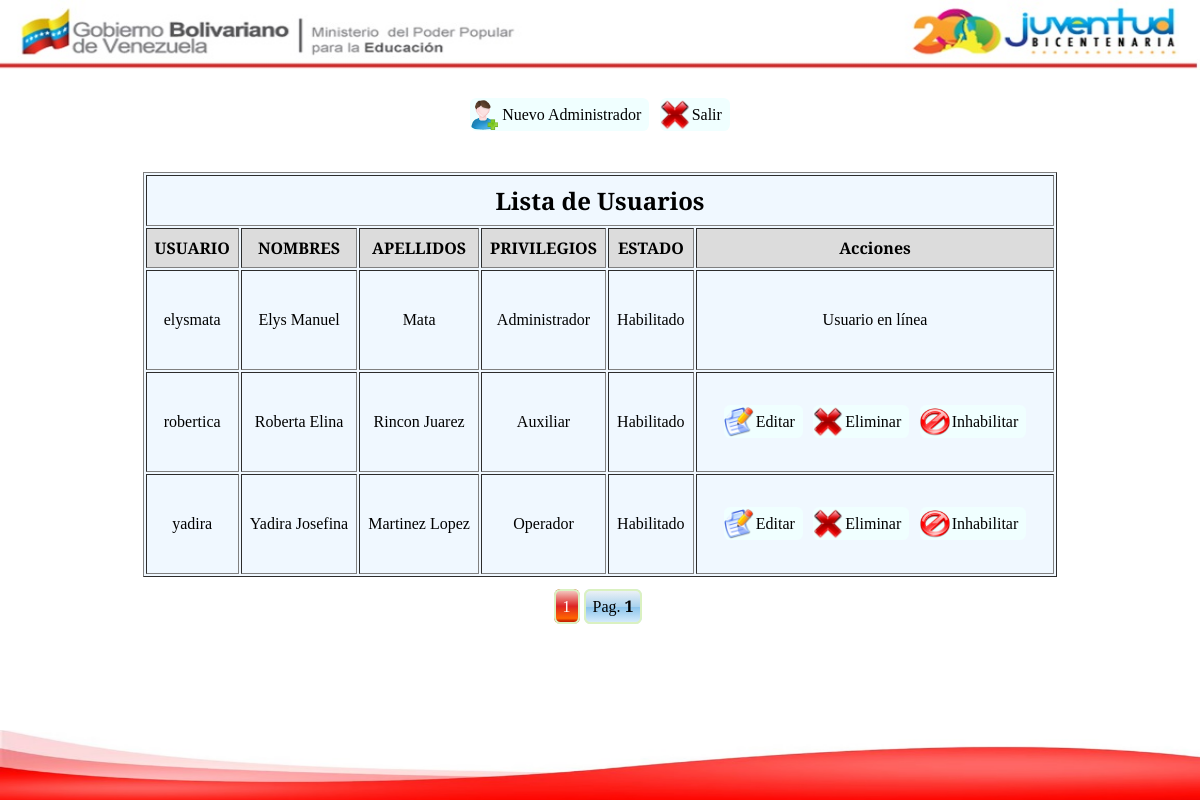
/admin/usuarios/index.php (signed in), run on the app's committed database.
### tables this page shows
CREATE TABLE IF NOT EXISTS `usuarios` (
  `id` int(11) NOT NULL,
  `nombres` varchar(50) NOT NULL,
  `apellidos` varchar(50) NOT NULL,
  `email` varchar(50) NOT NULL,
  `usuario` varchar(50) NOT NULL,
  `clave` varchar(20) NOT NULL,
  `tipo` varchar(20) NOT NULL,
  `preg` varchar(100) NOT NULL,
  `resp` varchar(100) NOT NULL,
  `estado` varchar(20) NOT NULL
);

### sql/usuarios/Listar.php (called while the page is built, shortened)
<?php
$pagination = new PDO_Pagination($connection);
$pagination->btn_back_page = "Anterior";
$pagination->btn_first_page = "Primera";
$pagination->btn_last_page = "Ultima";
$pagination->btn_next_page = "Siguiente";
$pagination->btn_page = "Pag.";
if(isset($_REQUEST["search"]) && $_REQUEST["search"] != "")
{
$search = htmlspecialchars($_REQUEST["search"]);
$pagination->param = "&search=$search";
$pagination->rowCount("SELECT * FROM usuarios WHERE nombres LIKE '%$search%'");
$pagination->config(3, 20);
$sql = "SELECT * FROM usuarios WHERE nombres LIKE '%$search%' ORDER BY nombres ASC LIMIT $pagination->start_row, $pagination->max_rows";
	$query = $connection->prepare($sql);
    $query->execute();
    $model = array();
    $total = 0;
    $mensaje = "La busqueda <strong>$search</strong> no arrojo resultados";
    while($rows = $query->fetch())
    {
        $model[] = $rows;
        $total++;
    }
}
else
{
$pagination->rowCount("SELECT * FROM usuarios");
$pagination->config(3, 20);
$sql = "SELECT * FROM usuarios ORDER BY nombres ASC LIMIT $pagination->start_row, $pagination->max_rows";
$query = $connection->prepare($sql);
$query->execute();
$model = array();
$total = 0;
while($rows = $query->fetch())
{
    $model[] = $rows;
}
}
?>

### admin/usuarios/index.php (the view, shortened to what this page needs)
<?php
require '../../sql/PDO_Pagination.php';
require '../../sql/Conexion-lista.php';
require '../../sql/usuarios/Listar.php';
require '../../templates/admin/meta.php';
?>
<?php
require '../../templates/plugins.php';
require '../../templates/admin/header.php';
?>
<div class="options">
    <a href="agregar.php" class="admin"><span>Nuevo Administrador</span></a>
    <a href="../" class="exit"><span>Salir</span></a>
</div>
<?php
if ($total == 0)
{
?>
<h2 align='center'><?php echo $mensaje; ?></h2>
<?php
}
else
{
?>
<table class="list" border="1">
    <tr>
       <td colspan="6"><h2 align="center">Lista de Usuarios</h2></td>
    </tr>
    <tr>
        <th><b>USUARIO</b></th>
        <th><b>NOMBRES</b></th>
        <th><b>APELLIDOS</b></th>
        <th><b>PRIVILEGIOS</b></th>
        <th><b>ESTADO</b></th>
        <th>Acciones</th>
    </tr>
    <?php foreach ($model as $row): ?>
    <tr>
        <td><?php echo $row['usuario']; ?></td>
        <td><?php echo $row['nombres']; ?></td>
        <td><?php echo $row['apellidos']; ?></td>
        <td><?php echo $row['tipo']; ?></td>
        <td><?php echo $row['estado']; ?></td>
        <td>
            <div class="options">
            <?php if ($row['id'] != $id_admin){?>
            <?php if ($tipo_admin == "Administrador"):?>
            <a href="editar.php?id=<?php echo $row['id']; ?>" class="write"><span>Editar</span></a>
            <a href="eliminar.php?id=<?php echo $row['id']; ?>&admin=<?php echo $admin; ?>&user=<?php echo $row['usuario']; ?>" class="exit"><span>Eliminar</span></a>
            <?php if ($row['estado'] == "Inhabilitado"){?>
            <a href="hab-ina.php?id=<?php echo $row['id']; ?>&admin=<?php echo $admin; ?>&user=<?php echo $row['usuario']; ?>&estado=Habilitado" class="aceptar"><span>Habilitar</span></a>
            <?php }else{?>
            <a href="hab-ina.php?id=<?php echo $row['id']; ?>&admin=<?php echo $admin; ?>&user=<?php echo $row['usuario']; ?>&estado=Inhabilitado" class="cancelar"><span>Inhabilitar</span></a>
            <?php
            }
            endif
            ?>
            <?php
            }
            else{?>
            Usuario en línea
            <?php
            }
            ?>
            </div>
        </td>
    </tr>
    <?php endforeach; ?>
</table>
<?php
require '../pagination.php';
}
?>
<?php require '../../templates/admin/footer.php'; ?>

### css/style.css (style rules this page uses)
* { margin: 0; padding: 0; font-family: 'Bitter', serif; }
.write { background-image: url(../img/write.png); }
table { margin: auto; width: auto; }
.cancelar { background-image: url(../img/cancelar.png); }
.list { margin-top: 2em; background-color: aliceblue; }
.list td, th { padding: 0.5em; text-align: center; }
.list th { background-color: gainsboro; }
.options { margin: 1em auto; padding: 1em; width: auto; text-align: center; }
.options a { transition: all 0.5s; margin: 0.2em; text-decoration: none; padding: 0.5em; background-color: azure; background-position: left; background-repeat: no-repeat; background-size: 30px; color: black; border-radius: 0.4em; }
.admin { background-image: url(../img/admin.png); }
.exit { background-image: url(../img/exit.png); }
.options a span { margin-left: 1.5em; }

### data on the page
usuarios: usuario "elysmata", nombres "Elys Manuel", apellidos "Mata", tipo "Administrador", estado "Habilitado", shows "Usuario en línea"
usuarios: usuario "robertica", nombres "Roberta Elina", apellidos "Rincon Juarez", tipo "Auxiliar", estado "Habilitado"
usuarios: usuario "yadira", nombres "Yadira Josefina", apellidos "Martinez Lopez", tipo "Operador", estado "Habilitado"

### other printed values
$p "1"
$this->btn_page "Pag."
$numbers "1"
